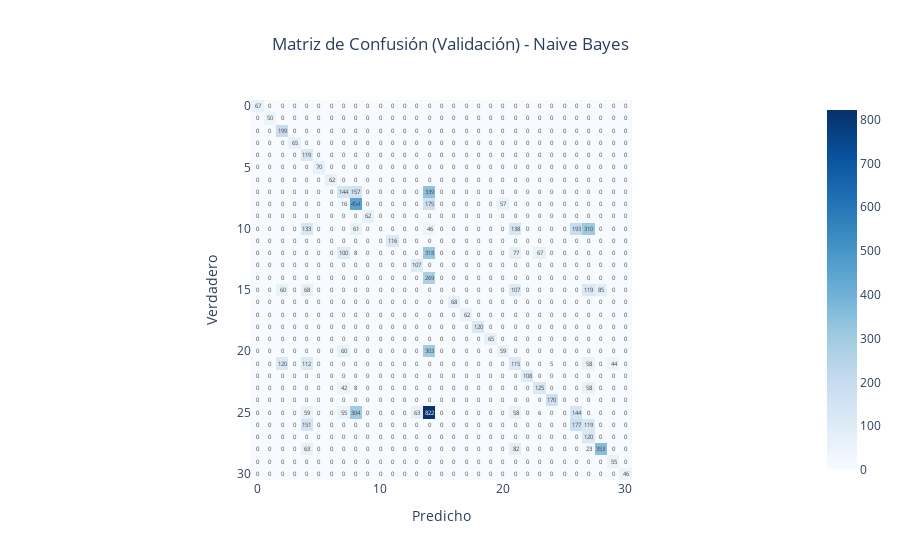
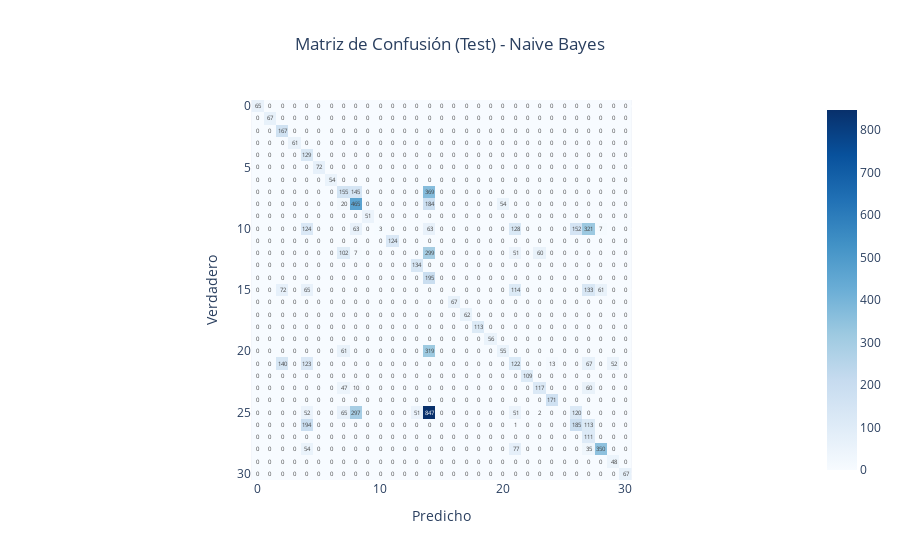

The notebook cell saved with these charts, in order:
### Code cell
plot_results(y_val, y_test, nb_pred_val, nb_pred_test, "Naive Bayes")

### Figure 1 — Plotly figure (JSON) as saved in the notebook; plotly's stock layout.template omitted (floating-point values rounded to 4 significant figures; data arrays with more than 128 entries replaced by an {"elided": "..."} marker saying what was removed)
{"data": [{"coloraxis": "coloraxis", "hovertemplate": "x: %{x}<br>y: %{y}<br>color: %{z}<extra></extra>", "name": "0", "texttemplate": "%{z}", "type": "heatmap", "x": [0, 1, 2, 3, 4, 5, 6, 7, 8, 9, 10, 11, 12, 13, 14, 15, 16, 17, 18, 19, 20, 21, 22, 23, 24, 25, 26, 27, 28, 29, 30], "xaxis": "x", "y": [0, 1, 2, 3, 4, 5, 6, 7, 8, 9, 10, 11, 12, 13, 14, 15, 16, 17, 18, 19, 20, 21, 22, 23, 24, 25, 26, 27, 28, 29, 30], "yaxis": "y", "z": {"elided": "31x31 int values"}}], "layout": {"coloraxis": {"colorscale": [[0, "rgb(247,251,255)"], [0.125, "rgb(222,235,247)"], [0.25, "rgb(198,219,239)"], [0.375, "rgb(158,202,225)"], [0.5, "rgb(107,174,214)"], [0.625, "rgb(66,146,198)"], [0.75, "rgb(33,113,181)"], [0.875, "rgb(8,81,156)"], [1, "rgb(8,48,107)"]]}, "title": {"text": "Matriz de Confusión (Validación) - Naive Bayes", "x": 0.5}, "xaxis": {"anchor": "y", "constrain": "domain", "domain": [0, 1], "scaleanchor": "y", "title": {"text": "Predicho"}}, "yaxis": {"anchor": "x", "autorange": "reversed", "constrain": "domain", "domain": [0, 1], "title": {"text": "Verdadero"}}}}

### Figure 2 — Plotly figure (JSON) as saved in the notebook; plotly's stock layout.template omitted (floating-point values rounded to 4 significant figures; data arrays with more than 128 entries replaced by an {"elided": "..."} marker saying what was removed)
{"data": [{"coloraxis": "coloraxis", "hovertemplate": "x: %{x}<br>y: %{y}<br>color: %{z}<extra></extra>", "name": "0", "texttemplate": "%{z}", "type": "heatmap", "x": [0, 1, 2, 3, 4, 5, 6, 7, 8, 9, 10, 11, 12, 13, 14, 15, 16, 17, 18, 19, 20, 21, 22, 23, 24, 25, 26, 27, 28, 29, 30], "xaxis": "x", "y": [0, 1, 2, 3, 4, 5, 6, 7, 8, 9, 10, 11, 12, 13, 14, 15, 16, 17, 18, 19, 20, 21, 22, 23, 24, 25, 26, 27, 28, 29, 30], "yaxis": "y", "z": {"elided": "31x31 int values"}}], "layout": {"coloraxis": {"colorscale": [[0, "rgb(247,251,255)"], [0.125, "rgb(222,235,247)"], [0.25, "rgb(198,219,239)"], [0.375, "rgb(158,202,225)"], [0.5, "rgb(107,174,214)"], [0.625, "rgb(66,146,198)"], [0.75, "rgb(33,113,181)"], [0.875, "rgb(8,81,156)"], [1, "rgb(8,48,107)"]]}, "title": {"text": "Matriz de Confusión (Test) - Naive Bayes", "x": 0.5}, "xaxis": {"anchor": "y", "constrain": "domain", "domain": [0, 1], "scaleanchor": "y", "title": {"text": "Predicho"}}, "yaxis": {"anchor": "x", "autorange": "reversed", "constrain": "domain", "domain": [0, 1], "title": {"text": "Verdadero"}}}}
